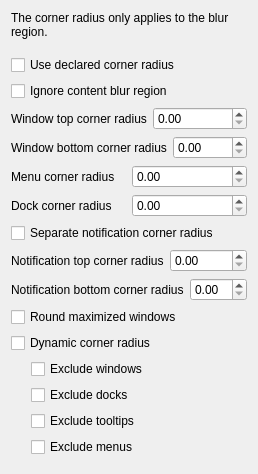
         <widget class="QWidget" name="scrollContentRoundedcorners">
          <layout class="QVBoxLayout">
           <item>
            <widget class="QLabel" name="label">
             <property name="text">
              <string>The corner radius only applies to the blur region.</string>
             </property>
             <property name="wordWrap">
              <bool>true</bool>
             </property>
            </widget>
           </item>
           <item>
            <spacer>
             <property name="orientation">
              <enum>Qt::Orientation::Vertical</enum>
             </property>
             <property name="sizeHint" stdset="0">
              <size>
               <width>0</width>
               <height>10</height>
              </size>
             </property>
            </spacer>
           </item>
           <item>
            <widget class="QCheckBox" name="kcfg_UseDeclaredCornerRadius">
             <property name="text">
              <string>Use declared corner radius</string>
             </property>
            </widget>
           </item>
           <item>
            <widget class="QCheckBox" name="kcfg_IgnoreContentBlurRegion">
             <property name="text">
              <string>Ignore content blur region</string>
             </property>
            </widget>
           </item>
           <item>
            <layout class="QHBoxLayout" name="layoutTopCornerRadius">
             <item>
              <widget class="QLabel" name="labelTopCornerRadius">
               <property name="text">
                <string>Window top corner radius</string>
               </property>
              </widget>
             </item>
             <item>
              <widget class="QDoubleSpinBox" name="kcfg_TopCornerRadius">
               <property name="minimum">
                <double>0.000000000000000</double>
               </property>
              </widget>
             </item>
            </layout>
           </item>
           <item>
            <layout class="QHBoxLayout" name="layoutBottomCornerRadius">
             <item>
              <widget class="QLabel" name="labelBottomCornerRadius">
               <property name="text">
                <string>Window bottom corner radius</string>
               </property>
              </widget>
             </item>
             <item>
              <widget class="QDoubleSpinBox" name="kcfg_BottomCornerRadius">
               <property name="minimum">
                <double>0.000000000000000</double>
               </property>
              </widget>
             </item>
            </layout>
           </item>
           <item>
            <layout class="QHBoxLayout" name="layoutMenuCornerRadius">
             <item>
              <widget class="QLabel" name="labelMenuCornerRadius">
               <property name="text">
                <string>Menu corner radius</string>
               </property>
              </widget>
             </item>
             <item>
              <widget class="QDoubleSpinBox" name="kcfg_MenuCornerRadius">
               <property name="minimum">
                <double>0.000000000000000</double>
               </property>
              </widget>
             </item>
            </layout>
           </item>
           <item>
            <layout class="QHBoxLayout" name="layoutDockCornerRadius">
             <item>
              <widget class="QLabel" name="labelDockCornerRadius">
               <property name="text">
                <string>Dock corner radius</string>
               </property>
              </widget>
             </item>
             <item>
              <widget class="QDoubleSpinBox" name="kcfg_DockCornerRadius">
               <property name="minimum">
                <double>0.000000000000000</double>
               </property>
              </widget>
             </item>
            </layout>
           </item>
<item>
            <widget class="QCheckBox" name="kcfg_SeparateNotificationCorners">
             <property name="toolTip">
              <string>Give notification popups their own top and bottom corner radius instead of the window radius.</string>
             </property>
             <property name="text">
              <string>Separate notification corner radius</string>
             </property>
            </widget>
           </item>
<item>
            <layout class="QHBoxLayout" name="layoutNotificationTopCornerRadius">
             <item>
              <widget class="QLabel" name="labelNotificationTopCornerRadius">
               <property name="text">
                <string>Notification top corner radius</string>
               </property>
              </widget>
             </item>
             <item>
              <widget class="QDoubleSpinBox" name="kcfg_NotificationTopCornerRadius">
               <property name="minimum">
                <double>0.000000000000000</double>
               </property>
              </widget>
             </item>
            </layout>
           </item>
<item>
            <layout class="QHBoxLayout" name="layoutNotificationBottomCornerRadius">
             <item>
              <widget class="QLabel" name="labelNotificationBottomCornerRadius">
               <property name="text">
                <string>Notification bottom corner radius</string>
               </property>
              </widget>
             </item>
             <item>
              <widget class="QDoubleSpinBox" name="kcfg_NotificationBottomCornerRadius">
               <property name="minimum">
                <double>0.000000000000000</double>
               </property>
              </widget>
             </item>
            </layout>
           </item>
           <item>
            <widget class="QCheckBox" name="kcfg_RoundCornersOfMaximizedWindows">
             <property name="text">
              <string>Round maximized windows</string>
             </property>
            </widget>
           </item>
           <item>
            <widget class="QCheckBox" name="kcfg_DynamicCorners">
             <property name="text">
              <string>Dynamic corner radius</string>
             </property>
            </widget>
           </item>
           <item>
            <layout class="QHBoxLayout" name="layoutDynamicCornersExcludeWindows">
             <item>
              <spacer name="spacerDynamicCornersExcludeWindows">
               <property name="orientation">
                <enum>Qt::Orientation::Horizontal</enum>
               </property>
               <property name="sizeType">
                <enum>QSizePolicy::Policy::Fixed</enum>
               </property>
               <property name="sizeHint" stdset="0">
                <size>
                 <width>20</width>
                 <height>20</height>
                </size>
               </property>
              </spacer>
             </item>
             <item>
              <widget class="QCheckBox" name="kcfg_DynamicCornersExcludeWindows">
               <property name="text">
                <string>Exclude windows</string>
               </property>
              </widget>
             </item>
            </layout>
           </item>
           <item>
            <layout class="QHBoxLayout" name="layoutDynamicCornersExcludeDocks">
             <item>
              <spacer name="spacerDynamicCornersExcludeDocks">
               <property name="orientation">
                <enum>Qt::Orientation::Horizontal</enum>
               </property>
               <property name="sizeType">
                <enum>QSizePolicy::Policy::Fixed</enum>
               </property>
               <property name="sizeHint" stdset="0">
                <size>
                 <width>20</width>
                 <height>20</height>
                </size>
               </property>
              </spacer>
             </item>
             <item>
              <widget class="QCheckBox" name="kcfg_DynamicCornersExcludeDocks">
               <property name="text">
                <string>Exclude docks</string>
               </property>
              </widget>
             </item>
            </layout>
           </item>
           <item>
            <layout class="QHBoxLayout" name="layoutDynamicCornersExcludeTooltips">
             <item>
              <spacer name="spacerDynamicCornersExcludeTooltips">
               <property name="orientation">
                <enum>Qt::Orientation::Horizontal</enum>
               </property>
               <property name="sizeType">
                <enum>QSizePolicy::Policy::Fixed</enum>
               </property>
               <property name="sizeHint" stdset="0">
                <size>
                 <width>20</width>
                 <height>20</height>
                </size>
               </property>
              </spacer>
             </item>
             <item>
              <widget class="QCheckBox" name="kcfg_DynamicCornersExcludeTooltips">
               <property name="text">
                <string>Exclude tooltips</string>
               </property>
              </widget>
             </item>
            </layout>
           </item>
           <item>
            <layout class="QHBoxLayout" name="layoutDynamicCornersExcludeMenus">
             <item>
              <spacer name="spacerDynamicCornersExcludeMenus">
               <property name="orientation">
                <enum>Qt::Orientation::Horizontal</enum>
               </property>
               <property name="sizeType">
                <enum>QSizePolicy::Policy::Fixed</enum>
               </property>
               <property name="sizeHint" stdset="0">
                <size>
                 <width>20</width>
                 <height>20</height>
                </size>
               </property>
              </spacer>
             </item>
             <item>
              <widget class="QCheckBox" name="kcfg_DynamicCornersExcludeMenus">
               <property name="text">
                <string>Exclude menus</string>
               </property>
              </widget>
             </item>
            </layout>
           </item>
           <item>
            <widget class="QWidget" name="widget" native="true">
             <property name="sizePolicy">
              <sizepolicy hsizetype="Fixed" vsizetype="Expanding">
               <horstretch>0</horstretch>
               <verstretch>1</verstretch>
              </sizepolicy>
             </property>
            </widget>
           </item>
          </layout>
         </widget>
